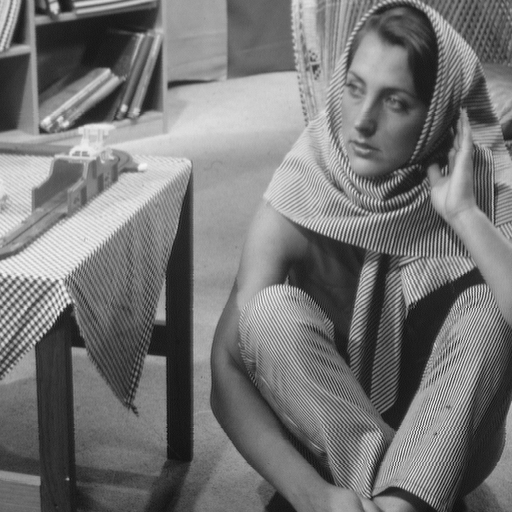
#> input picture DnCNN-PyTorch/data/Set12/09.png, 512 x 512 px, found by its file name
$ python niqe.py   (older library calls are emulated)
#> lines starting #> are read from the running program, lines starting #| are printed output that depends on the picture; long printed decimals are rounded
import numpy as np
import scipy.misc
import scipy.io
from os.path import dirname
from os.path import join
import scipy
from PIL import Image
import numpy as np
import scipy.ndimage
import numpy as np
import scipy.special
import math
import cv2
from scipy.ndimage import zoom # scipy.misc.imresize 함수 사용중단

gamma_range = np.arange(0.2, 10, 0.001)
a = scipy.special.gamma(2.0/gamma_range)
a *= a
b = scipy.special.gamma(1.0/gamma_range)
c = scipy.special.gamma(3.0/gamma_range)
prec_gammas = a/(b*c)

def aggd_features(imdata):
    #flatten imdata
    imdata.shape = (len(imdata.flat),)
    imdata2 = imdata*imdata
    left_data = imdata2[imdata<0]
    right_data = imdata2[imdata>=0]
    left_mean_sqrt = 0
    right_mean_sqrt = 0
    if len(left_data) > 0:
        left_mean_sqrt = np.sqrt(np.average(left_data))
    if len(right_data) > 0:
        right_mean_sqrt = np.sqrt(np.average(right_data))

    if right_mean_sqrt != 0:
      gamma_hat = left_mean_sqrt/right_mean_sqrt
    else:
      gamma_hat = np.inf
    #solve r-hat norm

    imdata2_mean = np.mean(imdata2)
    if imdata2_mean != 0:
      r_hat = (np.average(np.abs(imdata))**2) / (np.average(imdata2))
    else:
      r_hat = np.inf
    rhat_norm = r_hat * (((math.pow(gamma_hat, 3) + 1)*(gamma_hat + 1)) / math.pow(math.pow(gamma_hat, 2) + 1, 2))

    #solve alpha by guessing values that minimize ro
    pos = np.argmin((prec_gammas - rhat_norm)**2);
    alpha = gamma_range[pos]

    gam1 = scipy.special.gamma(1.0/alpha)
    gam2 = scipy.special.gamma(2.0/alpha)
    gam3 = scipy.special.gamma(3.0/alpha)

    aggdratio = np.sqrt(gam1) / np.sqrt(gam3)
    bl = aggdratio * left_mean_sqrt
    br = aggdratio * right_mean_sqrt

    #mean parameter
    N = (br - bl)*(gam2 / gam1)#*aggdratio
    return (alpha, N, bl, br, left_mean_sqrt, right_mean_sqrt)

def ggd_features(imdata):
    nr_gam = 1/prec_gammas
    sigma_sq = np.var(imdata)
    E = np.mean(np.abs(imdata))
    rho = sigma_sq/E**2
    pos = np.argmin(np.abs(nr_gam - rho));
    return gamma_range[pos], sigma_sq

def paired_product(new_im):
    shift1 = np.roll(new_im.copy(), 1, axis=1)
    shift2 = np.roll(new_im.copy(), 1, axis=0)
    shift3 = np.roll(np.roll(new_im.copy(), 1, axis=0), 1, axis=1)
    shift4 = np.roll(np.roll(new_im.copy(), 1, axis=0), -1, axis=1)

    H_img = shift1 * new_im
    V_img = shift2 * new_im
    D1_img = shift3 * new_im
    D2_img = shift4 * new_im

    return (H_img, V_img, D1_img, D2_img)


def gen_gauss_window(lw, sigma):
    sd = np.float32(sigma)
    lw = int(lw)
    weights = [0.0] * (2 * lw + 1)
    weights[lw] = 1.0
    sum = 1.0
    sd *= sd
    for ii in range(1, lw + 1):
        tmp = np.exp(-0.5 * np.float32(ii * ii) / sd)
        weights[lw + ii] = tmp
        weights[lw - ii] = tmp
        sum += 2.0 * tmp
    for ii in range(2 * lw + 1):
        weights[ii] /= sum
    return weights

def compute_image_mscn_transform(image, C=1, avg_window=None, extend_mode='constant'):
    if avg_window is None:
      avg_window = gen_gauss_window(3, 7.0/6.0)
    assert len(np.shape(image)) == 2
    h, w = np.shape(image)
    mu_image = np.zeros((h, w), dtype=np.float32)
    var_image = np.zeros((h, w), dtype=np.float32)
    image = np.array(image).astype('float32')
    scipy.ndimage.correlate1d(image, avg_window, 0, mu_image, mode=extend_mode)
    scipy.ndimage.correlate1d(mu_image, avg_window, 1, mu_image, mode=extend_mode)
    scipy.ndimage.correlate1d(image**2, avg_window, 0, var_image, mode=extend_mode)
    scipy.ndimage.correlate1d(var_image, avg_window, 1, var_image, mode=extend_mode)
    var_image = np.sqrt(np.abs(var_image - mu_image**2))
    return (image - mu_image)/(var_image + C), var_image, mu_image


def _niqe_extract_subband_feats(mscncoefs):
    # alpha_m,  = extract_ggd_features(mscncoefs)
    alpha_m, N, bl, br, lsq, rsq = aggd_features(mscncoefs.copy())
    pps1, pps2, pps3, pps4 = paired_product(mscncoefs)
    alpha1, N1, bl1, br1, lsq1, rsq1 = aggd_features(pps1)
    alpha2, N2, bl2, br2, lsq2, rsq2 = aggd_features(pps2)
    alpha3, N3, bl3, br3, lsq3, rsq3 = aggd_features(pps3)
    alpha4, N4, bl4, br4, lsq4, rsq4 = aggd_features(pps4)
    return np.array([alpha_m, (bl+br)/2.0,
            alpha1, N1, bl1, br1,  # (V)
            alpha2, N2, bl2, br2,  # (H)
            alpha3, N3, bl3, bl3,  # (D1)
            alpha4, N4, bl4, bl4,  # (D2)
    ])

def get_patches_train_features(img, patch_size, stride=8):
    return _get_patches_generic(img, patch_size, 1, stride)

def get_patches_test_features(img, patch_size, stride=8):
    return _get_patches_generic(img, patch_size, 0, stride)

def extract_on_patches(img, patch_size):
    h, w = img.shape
    patch_size = np.int_(patch_size)
    patches = []
    for j in range(0, h-patch_size+1, patch_size):
        for i in range(0, w-patch_size+1, patch_size):
            patch = img[j:j+patch_size, i:i+patch_size]
            patches.append(patch)

    patches = np.array(patches)

    patch_features = []
    for p in patches:
        patch_features.append(_niqe_extract_subband_feats(p))
    patch_features = np.array(patch_features)

    return patch_features

def _get_patches_generic(img, patch_size, is_train, stride):
    h, w = np.shape(img)
    if h < patch_size or w < patch_size:
        print("Input image is too small")
        exit(0)

    # ensure that the patch divides evenly into img
    hoffset = (h % patch_size)
    woffset = (w % patch_size)

    if hoffset > 0:
        img = img[:-hoffset, :]
    if woffset > 0:
        img = img[:, :-woffset]


    img = img.astype(np.float32)
    # img2 = scipy.misc.imresize(img, 0.5, interp='bicubic', mode='F')
    scale_factor = 0.5
    img2 = cv2.resize(img, None, fx=scale_factor, fy=scale_factor, interpolation=cv2.INTER_CUBIC)


    mscn1, var, mu = compute_image_mscn_transform(img)
    mscn1 = mscn1.astype(np.float32)

    mscn2, _, _ = compute_image_mscn_transform(img2)
    mscn2 = mscn2.astype(np.float32)


    feats_lvl1 = extract_on_patches(mscn1, patch_size)
    feats_lvl2 = extract_on_patches(mscn2, patch_size/2)

    feats = np.hstack((feats_lvl1, feats_lvl2))# feats_lvl3))

    return feats

def niqe(inputImgData):

    patch_size = 96
    module_path = dirname(__file__)

    # TODO: memoize
    params = scipy.io.loadmat(join(module_path, 'data', 'niqe_image_params.mat'))
    pop_mu = np.ravel(params["pop_mu"])
    pop_cov = params["pop_cov"]


    M, N = inputImgData.shape

    # assert C == 1, "niqe called with videos containing %d channels. Please supply only the luminance channel" % (C,)
    assert M > (patch_size*2+1), "niqe called with small frame size, requires > 192x192 resolution video using current training parameters"
    assert N > (patch_size*2+1), "niqe called with small frame size, requires > 192x192 resolution video using current training parameters"


    feats = get_patches_test_features(inputImgData, patch_size)
    sample_mu = np.mean(feats, axis=0)
    sample_cov = np.cov(feats.T)

    X = sample_mu - pop_mu
    covmat = ((pop_cov+sample_cov)/2.0)
    pinvmat = scipy.linalg.pinv(covmat)
    niqe_score = np.sqrt(np.dot(np.dot(X, pinvmat), X))

    return niqe_score


# [13 lines of commented-out code are left out]


if __name__ == "__main__":
    image_paths = [
        # f'/home/piai/Desktop/miryeong/ResidualLearning/DnCNN-PyTorch/data/Set12/{i:02d}.png' for i in range(1, 13)
        '/home/piai/Desktop/miryeong/ResidualLearning/DnCNN-PyTorch/data/Set12/09.png'
    ]

    niqe_test = 0

    for image_path in image_paths:

        # 왜곡된 이미지 (bikes_distorted.png)
        dis = np.array(Image.open(image_path).convert('L'))
#> dis is the input picture: shape (512, 512); min 12, max 246, mean 117.4

        niqe_score = niqe(dis)
#> (reads niqe/data/niqe_image_params.mat from the repository)
#> call 2 of compute_image_mscn_transform, with C = 1, extend_mode = 'constant'
#> in compute_image_mscn_transform (call 2), `scipy.ndimage.correlate1d(mu_image, avg_window, 1, mu_image, mode=exte..`:
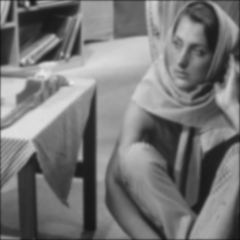
#> mu_image: shape (240, 240) float32; min 14.83, max 229.5, mean 119.2
#> in compute_image_mscn_transform (call 2), `scipy.ndimage.correlate1d(var_image, avg_window, 1, var_image, mode=ex..`:
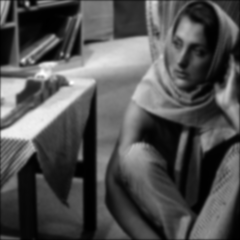
#> var_image: shape (240, 240) float32; min 488, max 52742.9, mean 17311.5; drawn with min black and max white
#> in _get_patches_generic, `mscn2, _, _ = compute_image_mscn_transform(img2)`:
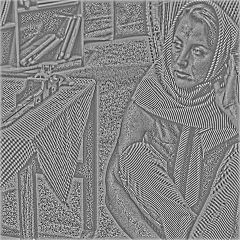
#> mscn2: shape (240, 240) float32; min -2.2, max 2.05, mean 0.0148; drawn with min black and max white
#> after the loop in extract_on_patches, `for j in range(0, h-patch_size+1, patch_size):`: patches = 25 items
#> the loop in extract_on_patches, `for p in patches:` made 25 passes
#> pass 1, in paired_product, `shift2 = np.roll(new_im.copy(), 1, axis=0)`:
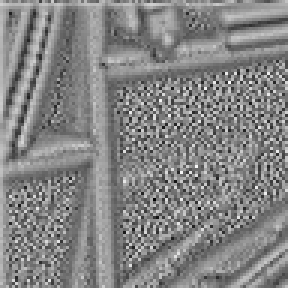
#> shift2: shape (96, 96) float32 (shown 3 times larger); min -1.78, max 1.66, mean 0.0111; drawn with min black and max white
#> pass 1, in paired_product, `shift3 = np.roll(np.roll(new_im.copy(), 1, axis=0), 1, axis=1)`:
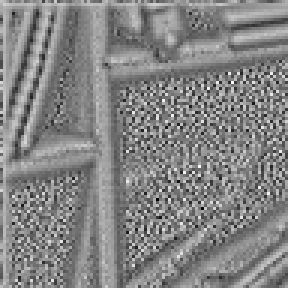
#> shift3: shape (96, 96) float32 (shown 3 times larger); min -1.78, max 1.66, mean 0.0111; drawn with min black and max white
#> pass 1, in paired_product, `shift4 = np.roll(np.roll(new_im.copy(), 1, axis=0), -1, axis=1)`:
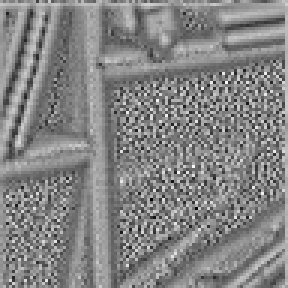
#> shift4: shape (96, 96) float32 (shown 3 times larger); min -1.78, max 1.66, mean 0.0111; drawn with min black and max white
#> the loop in extract_on_patches (call 2), `for p in patches:` made 25 passes
#> in niqe, `pinvmat = scipy.linalg.pinv(covmat)`:
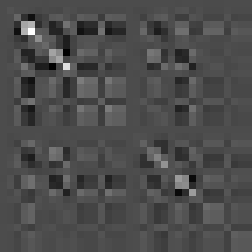
#> pinvmat: shape (36, 36) float64 (shown 7 times larger); min -17580.8, max 41203.2, mean 49.9; drawn with min black and max white
        niqe_test += niqe_score

        print(f'NIQE of TESTIMAGE is: {niqe_score:.3f}')
#| NIQE of TESTIMAGE is: 6.207

        niqe_test /= len(image_paths)


    print("\nNIQE on test data %f" % niqe_test)
#| NIQE on test data 6.207
